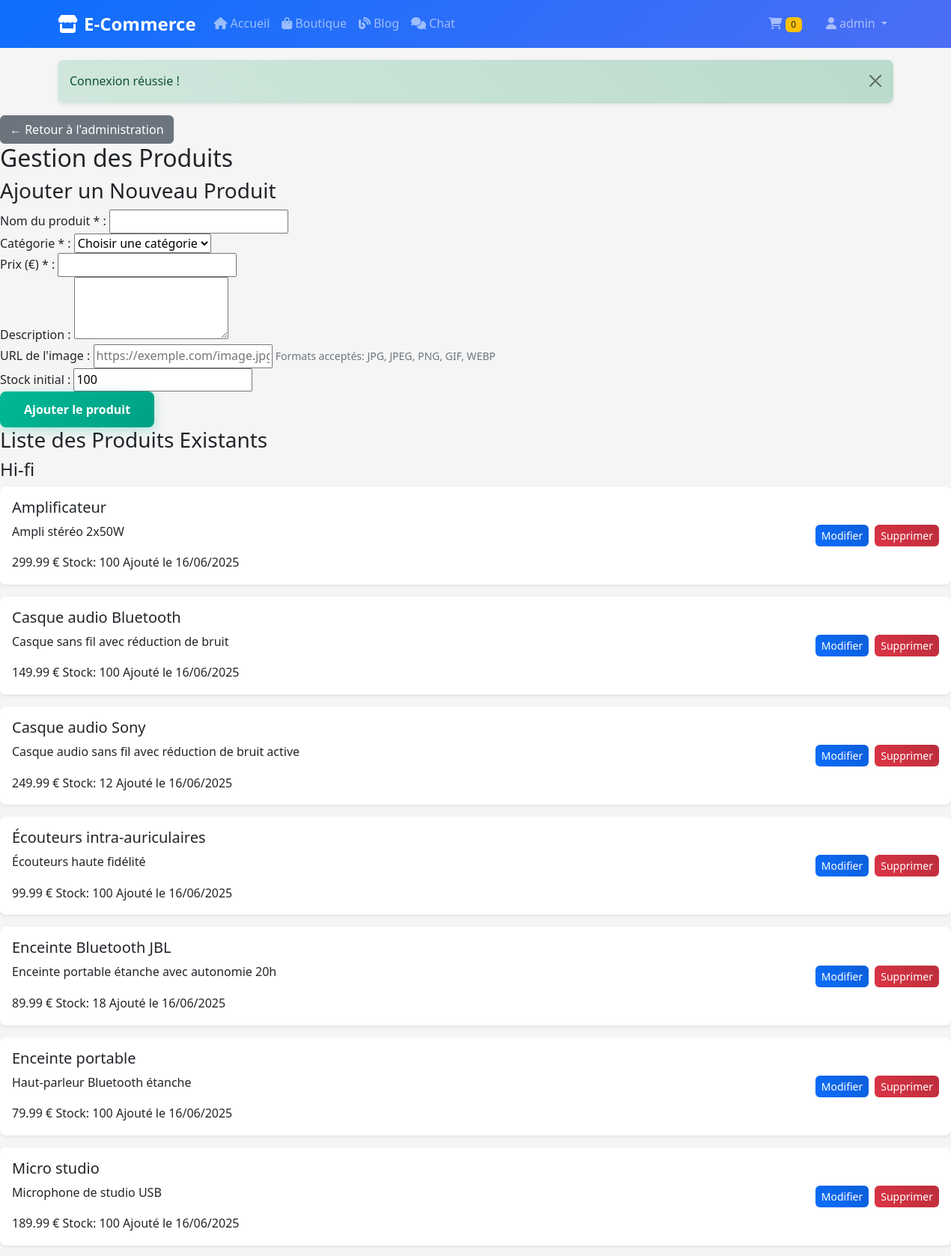
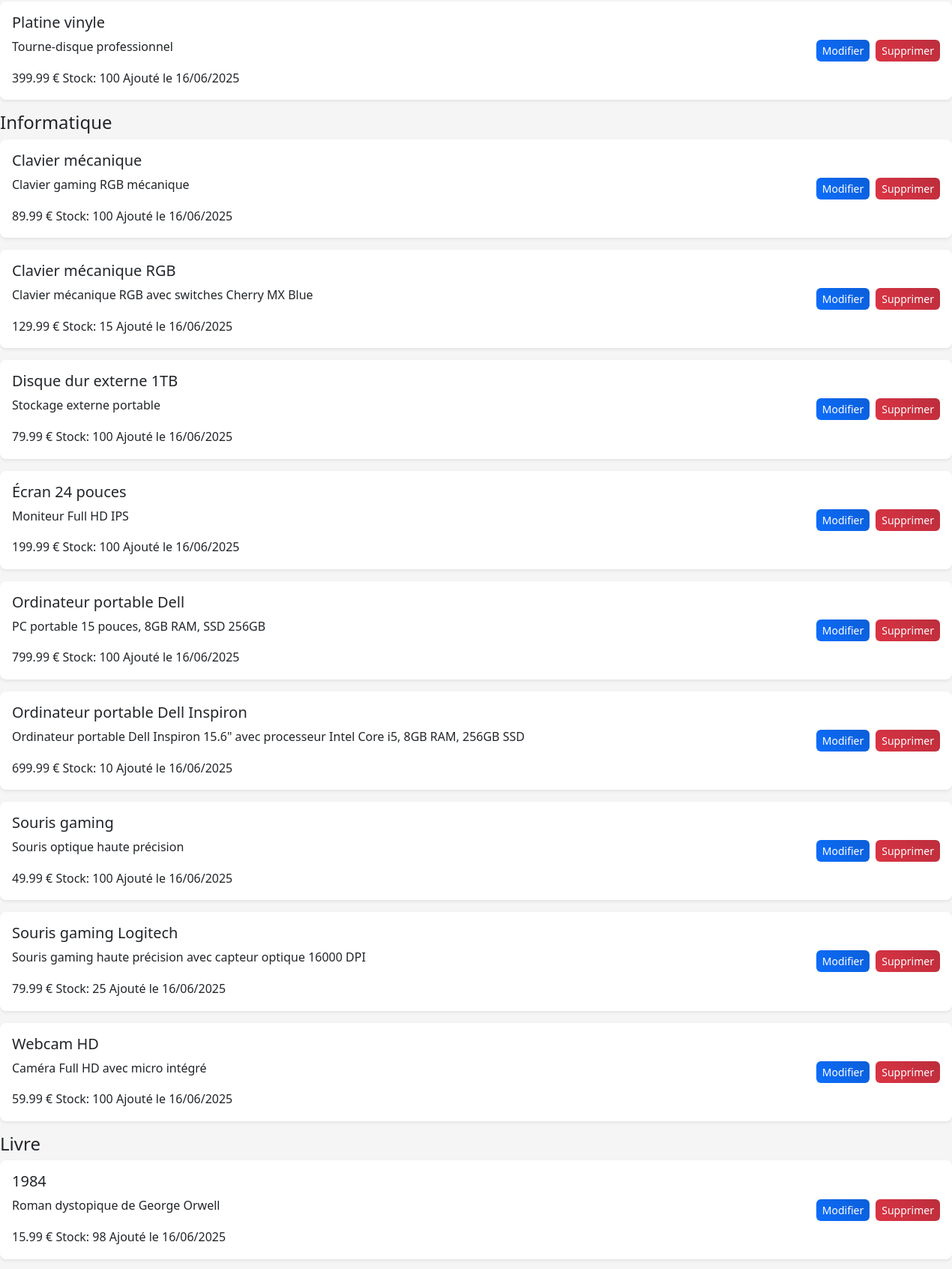
Screenshot of /index.php?url=admin&action=products (signed in, upper part) with the database file from the repository (2 pictures, top to bottom).
### tables this page shows
CREATE TABLE IF NOT EXISTS products (
    id INT AUTO_INCREMENT PRIMARY KEY,
    nom VARCHAR(100) NOT NULL,
    description TEXT,
    prix DECIMAL(10,2) NOT NULL,
    category_id INT NOT NULL,
    stock INT DEFAULT 100,
    image VARCHAR(255),
    date_ajout DATETIME DEFAULT CURRENT_TIMESTAMP,
    FOREIGN KEY (category_id) REFERENCES categories(id) ON DELETE CASCADE
);

CREATE TABLE IF NOT EXISTS categories (
    id INT AUTO_INCREMENT PRIMARY KEY,
    nom VARCHAR(50) NOT NULL UNIQUE,
    description TEXT
);

### controllers/Controller.php (called while the page is built, shortened)
<?php
class Controller {
    public function __construct() {
        $database = new Database();
        $this->db = $database->getConnection();
    }
    protected function render($view, $data = []) {
        extract($data);
        require_once "views/{$view}.php";
        require_once 'views/layout.php';
    }
}
?>

### controllers/AdminController.php (called while the page is built, shortened)
<?php
require_once 'Controller.php';
require_once __DIR__ . '/../models/Product.php';
class AdminController extends Controller {    private $userModel;
    private $productModel;
    public function __construct() {
        $this->productModel = new Product($this->db);
    }
    public function manageProducts() {
        $products = $this->productModel->getProductsByCategory();
        $categories = $this->productModel->getCategories();
        $this->render('admin/manage_products', [
            'pageTitle' => 'Gestion des produits',
            'products' => $products,
            'categories' => $categories
        ]);    }
}
?>

### config/database.php (called while the page is built, shortened)
<?php
class Database {
    private $host = 'localhost';
    private $db_name = 'e_commerce_web';
    private $username = 'root';
    private $password = '';
    private $conn = null;
    public function getConnection() {
        try {
            $this->conn = new PDO(
                "mysql:host=" . $this->host . ";dbname=" . $this->db_name . ";charset=utf8",
                $this->username,
                $this->password
            );
            $this->conn->setAttribute(PDO::ATTR_ERRMODE, PDO::ERRMODE_EXCEPTION);
            $this->conn->setAttribute(PDO::ATTR_DEFAULT_FETCH_MODE, PDO::FETCH_ASSOC);
        } catch(PDOException $e) {
            echo "Erreur de connexion : " . $e->getMessage();
            die();
        }
        return $this->conn;
    }
}
?>

### models/Product.php (called while the page is built, shortened)
<?php
require_once __DIR__ . '/../config/database.php';
class Product {
    private $conn;
    private $table = 'products';
    public function __construct($db = null) {
        if ($db === null) {
            $database = new Database();
            $this->conn = $database->getConnection();
        } else {
            $this->conn = $db;
        }
    }
    public function getProductsByCategory($category_id = null) {
        try {
            $category_id = !empty($category_id) ? (int)$category_id : null;
            if($category_id && $category_id > 0) {
                $query = "SELECT p.*, c.nom as category FROM " . $this->table . " p
                         INNER JOIN categories c ON p.category_id = c.id
                         WHERE p.category_id = ? ORDER BY p.nom";
                $stmt = $this->conn->prepare($query);
                $stmt->execute([$category_id]);
            } else {
                $query = "SELECT p.*, c.nom as category FROM " . $this->table . " p
                         INNER JOIN categories c ON p.category_id = c.id
                         ORDER BY c.nom, p.nom";
                $stmt = $this->conn->prepare($query);
                $stmt->execute();
            }
            return $stmt->fetchAll(PDO::FETCH_ASSOC);
        } catch(PDOException $e) {
            error_log("Erreur dans getProductsByCategory: " . $e->getMessage());
            return [];
        }
    }
}
?>

### views/admin/manage_products.php (the view, shortened to what this page needs)
<div class="manage-products-container">
    <div class="products-header">
        <a href="index.php?url=admin" class="btn btn-secondary">← Retour à l'administration</a>
        <h2>Gestion des Produits</h2>
    </div>
    <div class="add-product-section">
        <h3>Ajouter un Nouveau Produit</h3>
        <form action="index.php?url=admin&action=add_product" method="POST" class="add-product-form">
            <div class="form-row">
                <div class="form-group">
                    <label for="nom">Nom du produit * :</label>
                    <input type="text" id="nom" name="nom" required maxlength="100">
                </div>
                <div class="form-group">
                    <label for="category_id">Catégorie * :</label>
                    <select id="category_id" name="category_id" required>
                        <option value="">Choisir une catégorie</option>
                    </select>
                </div>
                <div class="form-group">
                    <label for="prix">Prix (€) * :</label>
                    <input type="number" id="prix" name="prix" step="0.01" min="0" required>
                </div>
            </div>
            <div class="form-group">
                <label for="description">Description :</label>
                <textarea id="description" name="description" rows="3"></textarea>
            </div>
            <div class="form-group">
                <label for="image">URL de l'image :</label>
                <input type="url" id="image" name="image" placeholder="https://exemple.com/image.jpg">
                <small class="form-help">Formats acceptés: JPG, JPEG, PNG, GIF, WEBP</small>
            </div>
            <div class="form-group">
                <label for="stock">Stock initial :</label>
                <input type="number" id="stock" name="stock" value="100" min="0">
            </div>
            <button type="submit" class="btn btn-success">Ajouter le produit</button>
        </form>
    </div>
    <div class="products-list-section">
        <h3>Liste des Produits Existants</h3>
        <?php if(empty($products)): ?>
            <p>Aucun produit en base.</p>
        <?php else: ?>            <?php
            $current_category = '';
            foreach($products as $product):
                if($product['category'] !== $current_category):
                    if($current_category !== ''): ?>
                        </div>
                    <?php endif; ?>
                    <div class="category-products-section">
                        <h4><?= ucfirst(htmlspecialchars($product['category'])) ?></h4>
                        <div class="products-grid-admin">
                    <?php
                    $current_category = $product['category'];
                endif;
            ?>
            <div class="product-card-admin">
                <div class="product-info-admin">
                    <h5><?= htmlspecialchars($product['nom']) ?></h5>
                    <p class="product-description-admin">
                        <?= htmlspecialchars($product['description']) ?>
                    </p>
                    <div class="product-details-admin">
                        <span class="product-price-admin"><?= number_format($product['prix'], 2) ?> €</span>
                        <span class="product-stock-admin">Stock: <?= $product['stock'] ?></span>
                        <span class="product-date-admin">
                            Ajouté le <?= date('d/m/Y', strtotime($product['date_ajout'])) ?>
                        </span>
                    </div>
                </div>
                  <div class="product-actions-admin">
                    <a href="index.php?url=admin&action=edit_product&id=<?= $product['id'] ?>"
                       class="btn btn-primary btn-sm">Modifier</a>
                    <form action="index.php?url=admin&action=delete_product" method="POST"
                          onsubmit="return confirm('Supprimer ce produit définitivement ?')"
                          style="display: inline;">
                        <button type="submit" class="btn btn-danger btn-sm">Supprimer</button>
                    </form>
                </div>
            </div>
            <?php endforeach; ?>
            </div></div>
        <?php endif; ?>
    </div>
</div>

### assets/css/style.css (style rules this page uses)
:root { --primary-color: #0d6efd; --secondary-color: #6c757d; --success-color: #198754; --danger-color: #dc3545; --warning-color: #ffc107; --info-color: #0dcaf0; --light-color: #f8f9fa; --dark-color: #212529; --font-family: 'Segoe UI', Tahoma, Geneva, Verdana, sans-serif; }
body { font-family: var(--font-family); line-height: 1.6; color: var(--dark-color); background-color: #f5f5f5; }
.btn { border-radius: 0.375rem; font-weight: 500; transition: all 0.3s ease; }
.btn-primary { background: linear-gradient(45deg, var(--primary-color), #0b5ed7); border: none; }
.btn-success { background: linear-gradient(45deg, var(--success-color), #157347); border: none; }
.btn-danger { background: linear-gradient(45deg, var(--danger-color), #bb2d3b); border: none; }
.form-help { font-size: 0.875rem; color: var(--secondary-color); margin-top: 0.25rem; }
.product-card-admin { display: flex; justify-content: space-between; align-items: center; padding: 1rem; margin-bottom: 1rem; background: white; border-radius: 0.5rem; box-shadow: 0 0.125rem 0.25rem rgba(0, 0, 0, 0.075); }
.product-info-admin { flex: 1; margin-right: 1rem; }
.product-actions-admin { display: flex; gap: 0.5rem; }
.btn-success { background: linear-gradient(135deg, #00b894, #00a085); border: none; padding: 0.75rem 2rem; border-radius: 0.5rem; color: white; font-weight: 600; text-decoration: none; display: inline-block; transition: all 0.3s ease; box-shadow: 0 4px 15px rgba(0, 184, 148, 0.3); }

### rows the page displays
products: category.nom "Hi-fi", nom "Amplificateur", description "Ampli stéréo 2x50W", prix "299.99", stock "100", date_ajout "16/06/2025"
products: nom "Casque audio Bluetooth", description "Casque sans fil avec réduction de bruit", prix "149.99", stock "100", date_ajout "16/06/2025"
products: nom "Casque audio Sony", description "Casque audio sans fil avec réduction de bruit active", prix "249.99", stock "12", date_ajout "16/06/2025"
products: nom "Écouteurs intra-auriculaires", description "Écouteurs haute fidélité", prix "99.99", stock "100", date_ajout "16/06/2025"
products: nom "Enceinte Bluetooth JBL", description "Enceinte portable étanche avec autonomie 20h", prix "89.99", stock "18", date_ajout "16/06/2025"
products: nom "Enceinte portable", description "Haut-parleur Bluetooth étanche", prix "79.99", stock "100", date_ajout "16/06/2025"
products: nom "Micro studio", description "Microphone de studio USB", prix "189.99", stock "100", date_ajout "16/06/2025"
products: nom "Platine vinyle", description "Tourne-disque professionnel", prix "399.99", stock "100", date_ajout "16/06/2025"
products: category.nom "Informatique", nom "Clavier mécanique", description "Clavier gaming RGB mécanique", prix "89.99", stock "100", date_ajout "16/06/2025"
products: nom "Clavier mécanique RGB", description "Clavier mécanique RGB avec switches Cherry MX Blue", prix "129.99", stock "15", date_ajout "16/06/2025"
products: nom "Disque dur externe 1TB", description "Stockage externe portable", prix "79.99", stock "100", date_ajout "16/06/2025"
products: nom "Écran 24 pouces", description "Moniteur Full HD IPS", prix "199.99", stock "100", date_ajout "16/06/2025"
products: nom "Ordinateur portable Dell", description "PC portable 15 pouces, 8GB RAM, SSD 256GB", prix "799.99", stock "100", date_ajout "16/06/2025"
products: nom "Ordinateur portable Dell Inspiron", description "Ordinateur portable Dell Inspiron 15.6\" avec processeur Intel Core i5, 8GB RAM, 256GB SSD", prix "699.99", stock "10", date_ajout "16/06/2025"
products: nom "Souris gaming", description "Souris optique haute précision", prix "49.99", stock "100", date_ajout "16/06/2025"
products: nom "Souris gaming Logitech", description "Souris gaming haute précision avec capteur optique 16000 DPI", prix "79.99", stock "25", date_ajout "16/06/2025"
products: nom "Webcam HD", description "Caméra Full HD avec micro intégré", prix "59.99", stock "100", date_ajout "16/06/2025"
products: category.nom "Livre", nom "1984", description "Roman dystopique de George Orwell", prix "15.99", stock "98", date_ajout "16/06/2025"

### other values shown
$cartCount "0"
$_SESSION['pseudo'] "admin"
$_SESSION['flash_message'] "Connexion réussie !"
